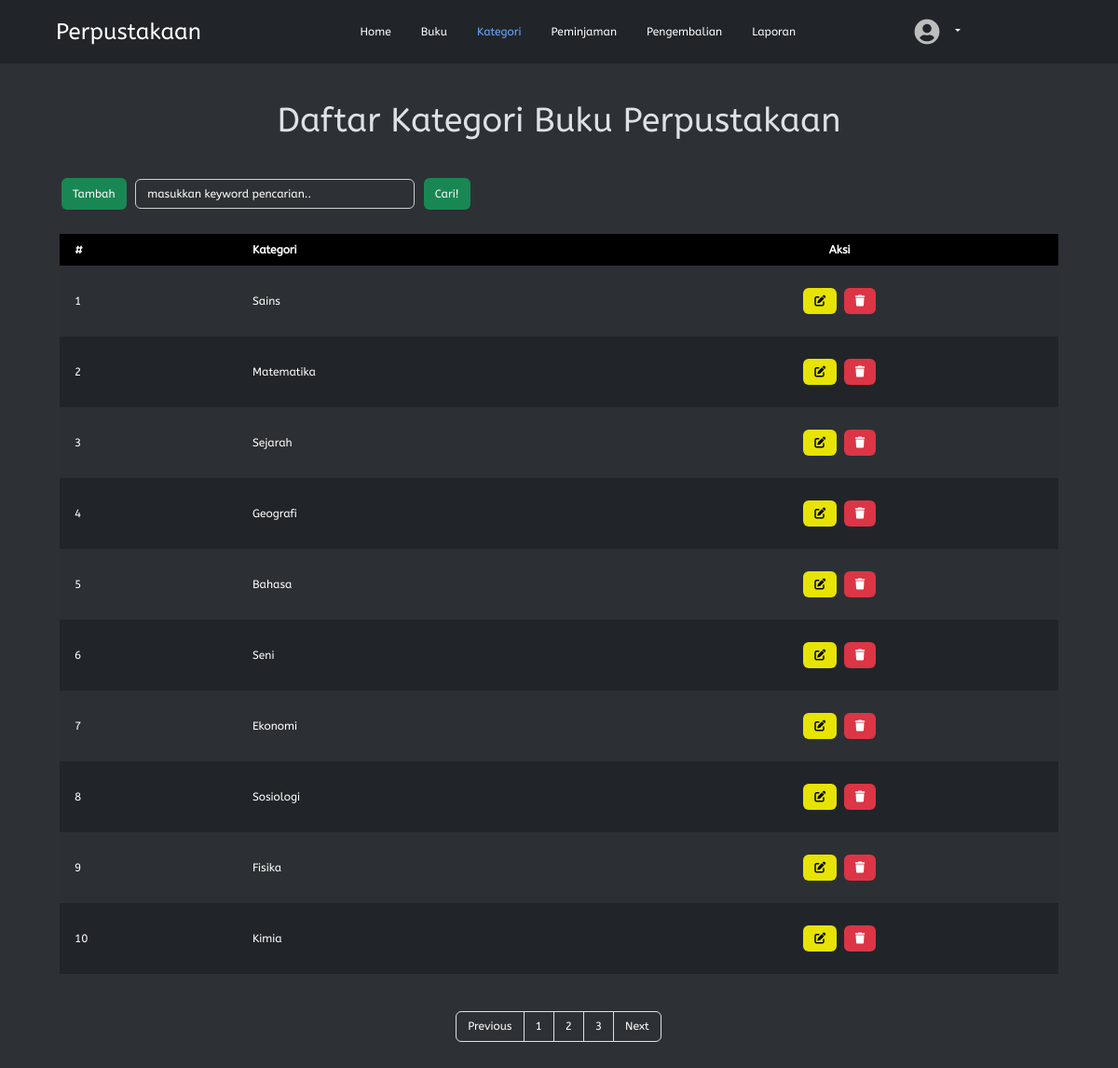
/php/kategori/kategori.php, run on the app's committed database.
### tables this page shows
CREATE TABLE `t_kategori` (
  `f_id` int(11) NOT NULL,
  `f_kategori` varchar(200) DEFAULT NULL
);

### php/dbcontroller.php (called while the page is built, shortened)
<?php
class DBConnection {
	private $host = 'localhost';
	private $user = 'root';
	private $password = '';
	private $dbname = 'prausk_sukenmfauzan';
	public $conn;
	public function __construct() {
		$this->conn = mysqli_connect($this->host, $this->user, $this->password, $this->dbname);
	}
	public function getALL($sql)
	{
		$result = mysqli_query($this->conn, $sql);
		while ($row = mysqli_fetch_assoc($result)) {
			$data[] = $row;
		}
		if (!empty($data)) {
			return $data;
		}
	}
	public function rowCOUNT($sql)
	{
		$result = mysqli_query($this->conn, $sql);
		$count = mysqli_num_rows($result);
		return $count;
	}
}
?>

### php/kategori/kategori.php (the view, shortened to what this page needs)
<?php
require_once '../dbcontroller.php';
$db = new DBConnection();
$jumlahdataperhalaman = 10;
$totaldata = $db->rowCOUNT('SELECT * FROM t_kategori');
$jumlahhalaman = ceil($totaldata / $jumlahdataperhalaman);
if (isset($_GET['halaman'])) {
	$halamanberapa = $_GET['halaman'];
} else {
	$halamanberapa = 1;
}
$halaman = isset($_GET['halaman']) ? (int) $_GET['halaman'] : 1;
$awaldata = $jumlahdataperhalaman * $halamanberapa - $jumlahdataperhalaman;
$Previous = $halaman - 1;
$Next = $halaman + 1;
$halamanawal =
$halaman > 1 ? $halaman * $jumlahdataperhalaman - $jumlahdataperhalaman : 0;
$kategori = $db->getALL("SELECT * FROM t_kategori ORDER BY f_id ASC LIMIT " . $awaldata . "," . $jumlahdataperhalaman);
?>
<!DOCTYPE html>
<html lang="en">
<head>
	<link rel="stylesheet" href="../../assets/style/style.css">
	<link rel="stylesheet" href="../../assets/bootstrap-5.3.0/css/bootstrap.min.css">
	<link rel="stylesheet" href="../../assets/fontawesome/css/all.min.css">
	<link rel="stylesheet" href="../../assets/fontawesome/css/fontawesome.min.css">
	<link rel="stylesheet" href="../../assets/fontawesome/css/solid.min.css">
	<link rel="stylesheet" href="../../node_modules/sweetalert2/dist/sweetalert2.min.css">
</head>
<body data-bs-theme="dark">
	<div class="container-fluid">
		<header class="d-flex flex-wrap align-items-center justify-content-center justify-content-around py-3 px-5">
			<a href="../home/index.php" class="d-flex align-items-center mb-3 mb-md-0 me-md-auto text-white text-decoration-none">
				<span class="fs-4">Perpustakaan</span>
			</a>
			<ul class="nav col-12 col-md-auto mb-2 justify-content-center mb-md-0">
				<li class="nav-item">
					<a href="../home/index.php" class="nav-link text-white" aria-current="page">
						Home
					</a>
				</li>
				<li>
					<a href="../buku/buku.php" class="nav-link text-white">
						Buku
					</a>
				</li>
				<?php if ($_SESSION['level'] == 'Admin' || 'Pustakawan') {
					echo '
					<li>
					<a href="../kategori/kategori.php" class="nav-link active">
					Kategori
					</a>
					</li>
					<li>
					<a href="../peminjaman/peminjaman.php" class="nav-link text-white">
					Peminjaman
					</a>
					</li>
					<li>
					<a href="../pengembalian/pengembalian.php" class="nav-link text-white">
					Pengembalian
					</a>
					</li>';
				}?>
				<?php if ($_SESSION['level'] == 'Admin' || 'Pustakawan') {
					echo '<li>
					<a href="../laporan/laporan.php" class="nav-link text-white">
					Laporan
					</a>
					</li>';
				}?>
		</ul>
		<div class="d-flex col-md-3 text-end align-items-center justify-content-center">
					<div class="dropdown text-end">
						<a href="#" class="text-white text-decoration-none dropdown-toggle" data-bs-toggle="dropdown" aria-expanded="false">
							<img src="../../assets/profil/default-profil.png" alt="" width="32" height="32" class="rounded-circle me-2">
						</a>
					</div>
				</div>
			</header>
		</div>
		<div class="content">
			<center><h1>Daftar Kategori Buku Perpustakaan</h1></center>
			<form action="" method="post">
				<a href="tambahKategori.php" class="tbl-cari">Tambah</a>
				<input type="text" name="keyword" id="keyword" size="40" autofocus placeholder="masukkan keyword pencarian.." autocomplete="off">
				<button type="submit" name="cari" class="tbl-cari">Cari!</button>
			</form>
			<br>
			<table border="0" cellpadding="10" cellspacing="0" class="mb-3">
				<thead>
					<tr>
						<th>#</th>
						<th>Kategori</th>
						<th><center>Aksi</center></th>
					</tr>
				</thead>
				<?php $i = $halamanawal + 1;
				?>
				<?php if(!empty($kategori)) {
					foreach( $kategori as $data ) : ?>
					<tr>
						<td><?= $i; ?></td>
						<td><?= $data["f_kategori"]; ?></td>
						<td>
							<center>
								<a href="ubahKategori.php?id=<?= $data["f_id"]; ?>"><i class="fa-sharp fa-solid fa-edit tbl-edit"></i></a>
								<a href="hapusKategori.php?id=<?= $data["f_id"]; ?>" onclick="return confirm('yakin?');"><i class="fa-sharp fa-solid fa-trash tbl-hapus"></i></a>
							</center>
						</td>
					</tr>
					<?php $i++; ?>
				<?php endforeach; }?>
			</table>
			<div class="pagination-flex">
				<div class="pagination mt-4">
					<ul class="page-list">
						<li class="page-item">
							<a class="page-link" <?php if ($halaman > 1) {
								echo "href='?halaman=$Previous'";
							} ?>>Previous</a>
						</li>
						<?php for ($i = 1; $i <= $jumlahhalaman; $i++): ?>
							<li class="page-item"><a class="page-link" href="?halaman=<?= $i ?>"><?= $i ?></a></li>
						<?php endfor; ?>
						<li class="page-item">
							<a  class="page-link" <?php if (
								$halaman < $jumlahhalaman
							) {
								echo "href='?halaman=$Next'";
							} ?>>Next</a>
						</li>
					</ul>
				</div>
			</div>
		</div>
	</body>
	</html>

### assets/style/style.css (style rules this page uses)
* { box-sizing: border-box; font-family: 'AbeeZee', sans-serif; transition: all 0.5s ease; scroll-behavior: smooth; margin: 0; padding: 0; }
body { font-family: 'AbeeZee', sans-serif; background-color: #2e2e2e; font-size: 12px !important; max-width: 100%; height: 100%; color: #fff; }
.content { padding: 2rem 4rem; background-color: #2D3135; display: block; width: 100%; min-height: 100vh; }
table { width: 100%; color: #fff; margin-bottom: .5rem; border-collapse: unset !important ; border: none; }
table tr { border: 1px solid #000; }
table tr th { text-align: left; padding: 8px; height: 25px; }
table tr td { overflow: hidden; text-align: left; padding: 2px 8px 4px 8px; }
#keyword { background-color: #2D3135; color: #fff; border: 1px solid rgb(207, 207, 207); border-radius: 0.375rem; padding: 6px 12px 6px 12px; width: 300px; margin: 0px 4px 0px 4px; font-size: 12px; font-weight: normal; line-height: 1.5; transition: border-color .15s ease-in-out, box-shadow .15s ease-in-out; }
#keyword::placeholder { color: #fff; font-family: 'AbeeZee'; }
input[type="text"] { background-color: #2D3135; color: #fff; border: 1px solid rgb(207, 207, 207); border-radius: 0.375rem; padding: 6px 12px 6px 12px; width: 100%; margin: 0px 4px 10px 0px; font-size: 1rem; font-weight: normal; line-height: 1.5; transition: border-color .15s ease-in-out, box-shadow .15s ease-in-out; }
.tbl-cari { background-color: #198754; border: none; color: rgb(255, 255, 255); padding: 8px 12px; text-align: center; text-decoration: none; display: inline-block; margin: 8px 2px; cursor: pointer; border-radius: 0.375rem; }
.tbl-hapus { background-color: #dc3545; border: none; color: rgb(255, 255, 255); padding: 8px 12px; text-align: center; text-decoration: none; display: inline-block; margin: 8px 2px; cursor: pointer; border-radius: 0.375rem; }
.tbl-edit { background-color: #e7e303; border: none; color: rgb(0, 0, 0); padding: 8px 12px; text-align: center; text-decoration: none; display: inline-block; margin: 8px 2px; cursor: pointer; border-radius: 0.375rem; }
.pagination { display: inline-block; box-sizing: border-box; }
.page-item:first-child .page-link { margin-left: 0; border-top-left-radius: 0.25rem; border-bottom-left-radius: 0.25rem; box-sizing: border-box; }
.page-item:last-child .page-link { margin-left: 0; border-top-right-radius: 0.25rem; border-bottom-right-radius: 0.25rem; box-sizing: border-box; }
.pagination .page-list { display: flex; padding-left: 0; list-style: none; border-radius: 0.25rem; flex-direction: row; flex-wrap: nowrap; box-sizing: border-box; }
.pagination .page-list .page-link { position: relative; display: block; padding: 0.5rem 0.75rem; margin-left: -1px; line-height: 1.25; color: #ffffff; background-color:#2D3135; border: 1px solid #dee2e6; text-decoration: none; box-sizing: border-box; font-size: 12px; }
.pagination-flex { display: flex; flex-direction: row; flex-wrap: nowrap; justify-content: center; align-items: center; align-content: stretch; margin-bottom: 1.5rem; }

### php/kategori/kategori.php (style rules this page uses)
table { border: none; }
table tr td { padding: 1rem; }
table thead tr th { background-color: #000; color: #fff; padding: .5rem 1rem; }
table tr:nth-child(even) { background-color: #212529; }
table tr:nth-child(odd) { background-color: #2c3034; }
h1 { font-size: 2.25rem; margin: .5rem 0 2rem 0; }

### data on the page
t_kategori: f_kategori "Sains"
t_kategori: f_kategori "Matematika"
t_kategori: f_kategori "Sejarah"
t_kategori: f_kategori "Geografi"
t_kategori: f_kategori "Bahasa"
t_kategori: f_kategori "Seni"
t_kategori: f_kategori "Ekonomi"
t_kategori: f_kategori "Sosiologi"
t_kategori: f_kategori "Fisika"
t_kategori: f_kategori "Kimia"
